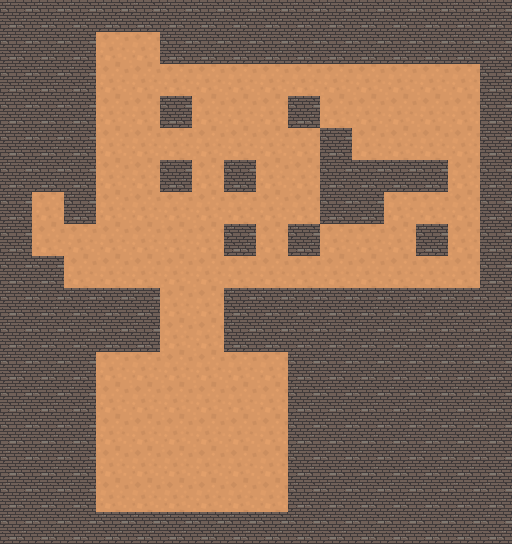

The image is a tile-based game level rendered from a .tmx file. Its description and complete source (layers, tilesets, objects, tile grids) follow:
An orthogonal 16x17 tile map with 32x32 px tiles, 1 tile layer (Прошарок плиток 1).

<map version="1.10" tiledversion="1.10.2" orientation="orthogonal" renderorder="left-up" width="16" height="17" tilewidth="32" tileheight="32" infinite="0" nextlayerid="2" nextobjectid="1">
 <tileset firstgid="1" source="Підлога.tsx" />
 <layer id="1" name="Прошарок плиток 1" width="16" height="17">
  <data encoding="csv">
2,2,2,2,2,2,2,2,2,2,2,2,2,2,2,2,
2,2,2,1,1,2,2,2,2,2,2,2,2,2,2,2,
2,2,2,1,1,1,1,1,1,1,1,1,1,1,1,2,
2,2,2,1,1,2,1,1,1,2,1,1,1,1,1,2,
2,2,2,1,1,1,1,1,1,1,2,1,1,1,1,2,
2,2,2,1,1,2,1,2,1,1,2,2,2,2,1,2,
2,1,2,1,1,1,1,1,1,1,2,2,1,1,1,2,
2,1,1,1,1,1,1,2,1,2,1,1,1,2,1,2,
2,2,1,1,1,1,1,1,1,1,1,1,1,1,1,2,
2,2,2,2,2,1,1,2,2,2,2,2,2,2,2,2,
2,2,2,2,2,1,1,2,2,2,2,2,2,2,2,2,
2,2,2,1,1,1,1,1,1,2,2,2,2,2,2,2,
2,2,2,1,1,1,1,1,1,2,2,2,2,2,2,2,
2,2,2,1,1,1,1,1,1,2,2,2,2,2,2,2,
2,2,2,1,1,1,1,1,1,2,2,2,2,2,2,2,
2,2,2,1,1,1,1,1,1,2,2,2,2,2,2,2,
2,2,2,2,2,2,2,2,2,2,2,2,2,2,2,2
</data>
 </layer>
</map>
